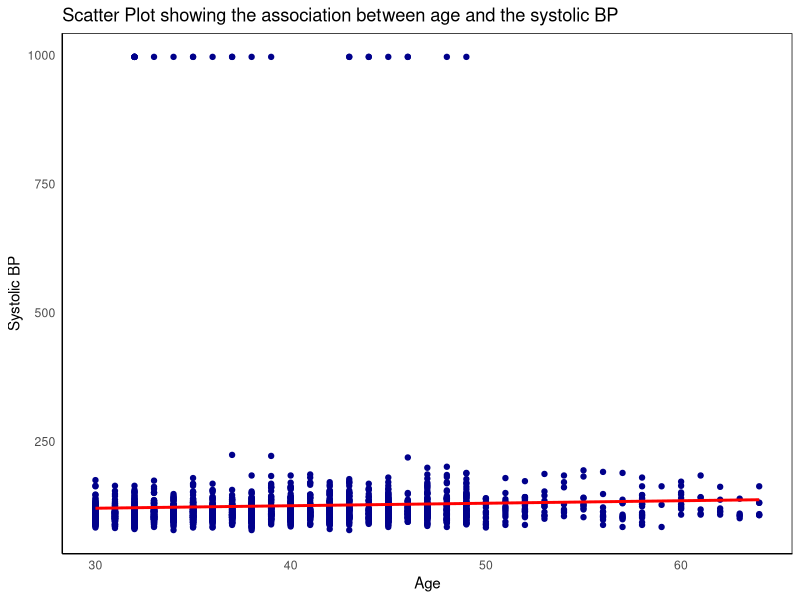
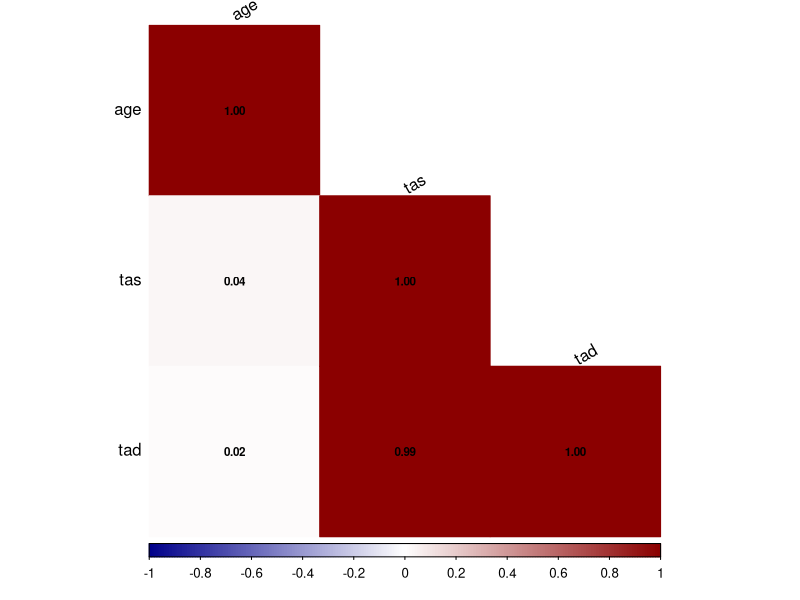
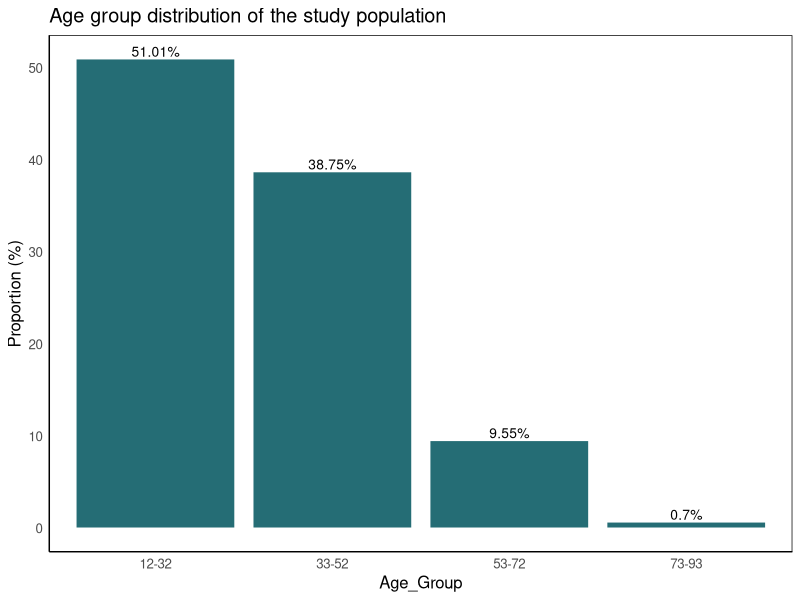
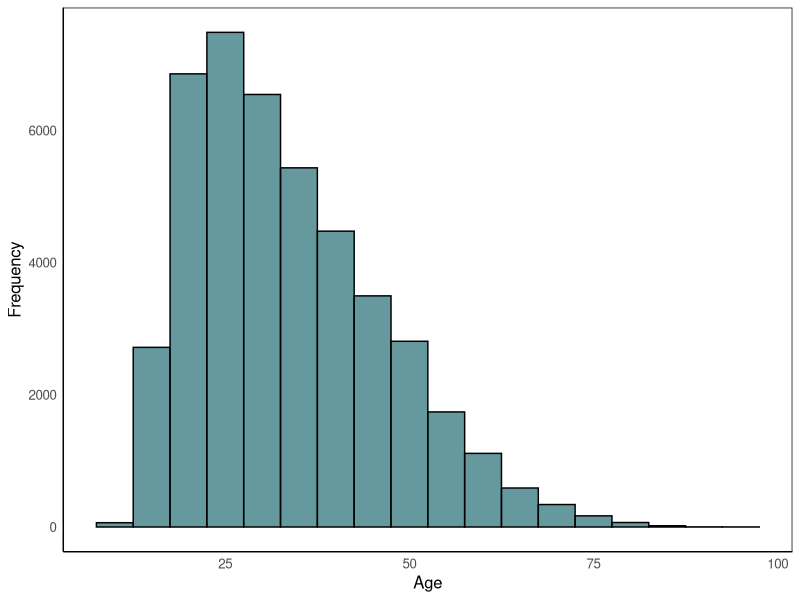
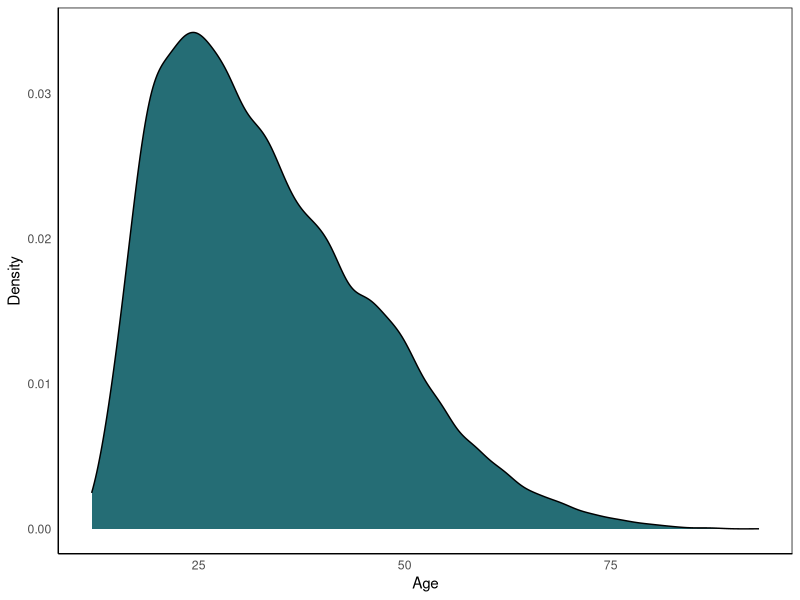
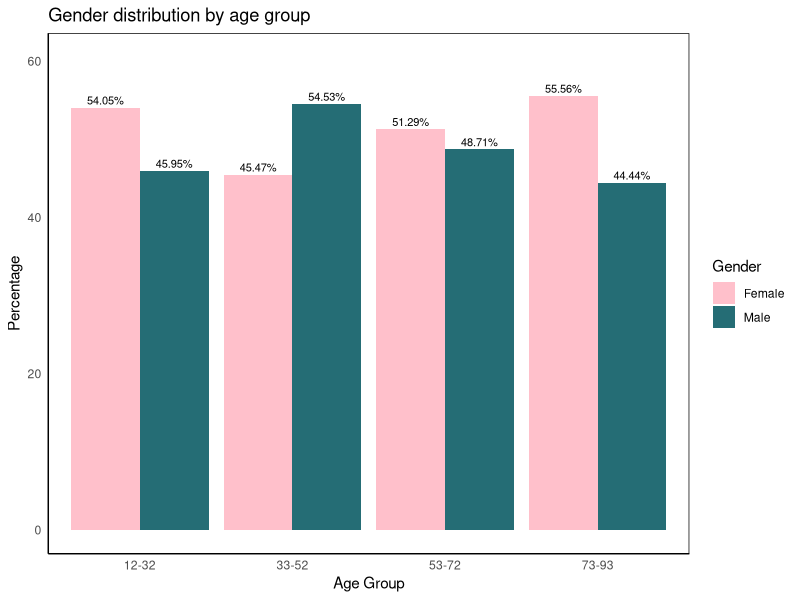
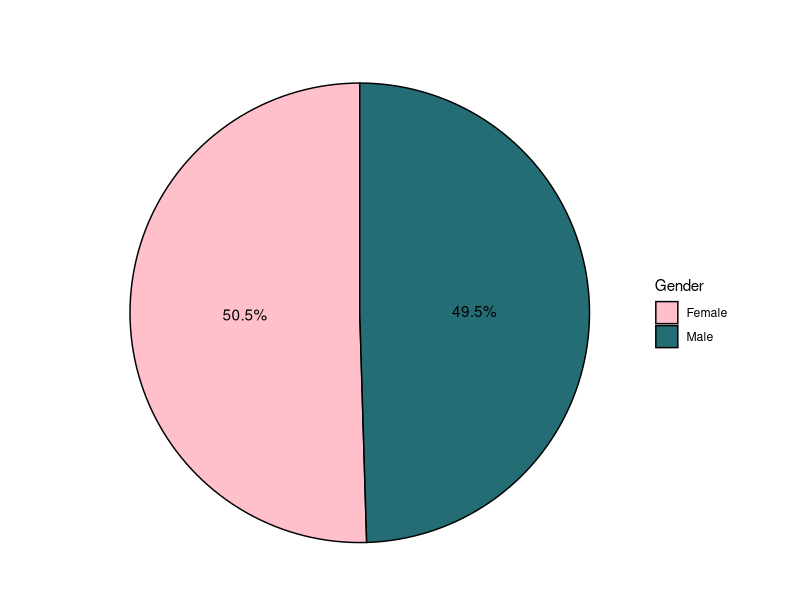
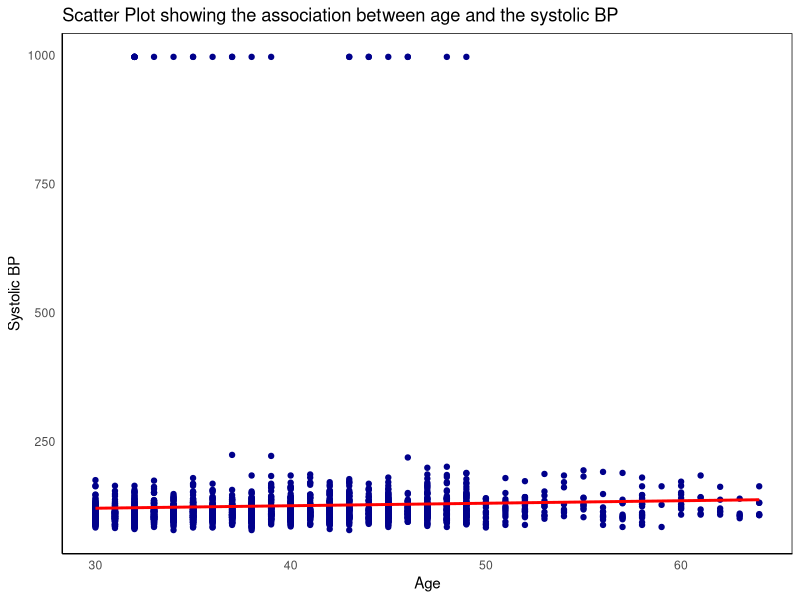

These figures' R source, in order:

# Installing packages

install.packages("readr")
install.packages("dplyr")
install.packages("flextable")
install.packages("ggplot2")
install.packages("corrplot")

# Loading packages

library(readr)
library(dplyr)
library(flextable)
library(ggplot2)
library(corrplot)

# Loading dataset

data <- read.csv("dataset_plos.csv")

View(data)

str(data)

summary(data$sex) #it does not make sense because sex is a categorical variables

# Data transformaation

data_transf <- data %>%
    mutate(gender = ifelse(sex == 1, "Male", "Female"))

# Gender table

gender_count <- round(prop.table(table(data_transf$gender))* 100, 2)
gender_count

# check if gender_count is a data frame
is.data.frame(gender_count)   

# transform data frame as a data frame
gender_count <- as.data.frame(gender_count) 

# Display gender table using flextable

gender_table <- gender_count %>% 
    flextable() %>% 
    theme_vanilla() %>% # change the visualisation using vanilla theme
    set_header_labels(Var1 = "Gender", Freq = "Percentage") %>% # change column header name
    set_caption(caption = "Table 1: Gender distribution of Nairobi population in 2008") %>% # add title to the table
    save_as_image("gender_table.png") # save (export) table as a image

gender_table

# Number and the percentage of participants we have by sex and treatment

data_transf <- data %>%
    mutate(gender = ifelse(sex == 1, "Male", "Female"), 
           
           hiv_treatment = ifelse(treatment == 1, "On ART",
                                  ifelse(treatment == 2, "Not on ART",
                                         ifelse(treatment == 3, "Treatment unknown",
                                                ifelse(treatment == 4, "Not on ART - defaulted", NA))))
    )

table(data$treatment)

table(data_transf$hiv_treatment)

dfgender_trt <- data_transf %>% # creating database for gender and hiv treatment
    select(gender,
           hiv_treatment) %>% # renaming column name
    rename(Gender = `gender`,
           HIV_Treatment = `hiv_treatment`)

dfgender_trt

gender_trt <- proc_freq(dfgender_trt, "HIV_Treatment", "Gender",
                        include.row_percent = TRUE,
                        include.column_percent = TRUE,
                        include.table_percent = TRUE) %>% 
    theme_vanilla()

gender_trt

# Displaying a scatterplot between age and Systolique BP

df <- read.csv("df.csv")
View(df)

str(df)

dfage_tas <- df %>% # creating database 
    select(id,
           age,
           tas)

plotage_tas <- ggplot(dfage_tas, aes(x = age, y = tas)) +
    geom_point(color = "darkblue") + # Change the color of the points
    geom_smooth(method = "lm", se = FALSE, color = "red") + # Add a regression line
    labs(title = "Scatter Plot showing the association between age and the systolic BP", # Add a title
         x = "Age", # Label for x-axis
         y = "Systolic BP") + # Label for y-axis
    theme_minimal() +
    theme(panel.background = element_rect(fill = 'white'),
          panel.grid = element_blank(),
          axis.line = element_line(color = 'black'))

plotage_tas

# Save the plot

ggsave("plotage_tas.png", width = 8, height = 6)

# To know all the colors available in R

colors()

# Heapmap displaying the correlation between variable 

# Numerical values
# Remove the 'id' column

df_numeric <- df[, sapply(df, is.numeric)]

# Calculate the correlation matrix
cor_matrix <- cor(df_numeric, use = "complete.obs")
cor_matrix

# Create the heatmap
corrplot(cor_matrix, method = "color", type = "lower", 
         tl.col = "black", tl.srt = 30, 
         addCoef.col = "black", number.cex = 0.7, 
         col = colorRampPalette(c("darkblue", "white", "darkred"))(200))

# Gender distribution by age group

## Let us create the variable age_group

summary(data$age)

custom_bins <- c(12, 32, 52, 72, 93)

custom_labels <- c("12-32", "33-52", "53-72", "73-93") ### Custom intervals for the age

data_transf <- data %>%
    mutate(gender = ifelse(sex == 1, "Male", "Female"), 
           
           hiv_treatment = ifelse(treatment == 1, "On ART",
                                  ifelse(treatment == 2, "Not on ART",
                                         ifelse(treatment == 3, "Treatment unknown",
                                                ifelse(treatment == 4, "Not on ART - defaulted", NA)))),
           
           age_group = cut(age, breaks = custom_bins, labels = custom_labels, right = FALSE)
    )

## Let us create the dataset for that

data_genderage <- data_transf %>% 
    select(
        gender,
        age,
        age_group
    ) %>% 
    rename(Gender = `gender`,
           Age_Group = `age_group`)

gender_agegroup <- proc_freq(data_genderage, "Age_Group", "Gender",
                        include.row_percent = TRUE,
                        include.column_percent = TRUE,
                        include.table_percent = TRUE) %>% 
    theme_vanilla()

gender_agegroup

summary(data_genderage$age)

table(data_genderage$Age_Group, useNA = "ifany")

# Proportions for each age_group

age_group_summary <- data_genderage %>%
    filter(!is.na(Age_Group)) %>%
    count(Age_Group) %>%
    mutate(prop = round(n / sum(n) * 100, 2))

age_group_summary

# Display plot the barplot for age_group

ggplot(age_group_summary, aes(x = Age_Group, y = prop)) +
    geom_bar(stat = "identity", fill = "#256D75", color = "white") +
    geom_text(aes(label = paste0(round(prop, 2), "%")), vjust = -0.2, size = 3.5) +
    labs(title = "Age group distribution of the study population", x = "Age_Group", y = "Proportion (%)") +
    theme_minimal() +
    theme(panel.background = element_rect(fill = 'white'),
          panel.grid = element_blank(),
          axis.line = element_line(color = 'black'),
          text = element_text(size = 12))

ggsave("age_group.png", width = 8, height = 6)

# Display an histogram for age

hist_age <- ggplot(data, aes(x = age)) + 
    geom_histogram(binwidth = 5, fill = "#256D75", color = "black", alpha = 0.7) +
    labs(x = "Age", y = "Frequency") +
    theme_minimal() +
    theme(panel.background = element_rect(fill = 'white'),
          panel.grid = element_blank(),
          axis.line = element_line(color = 'black'),
          text = element_text(size = 12))

hist_age

# An alternative to visualise age using a density plot

density_age <- ggplot(data, aes(x = age)) + 
    geom_density(fill = "#256D75") +
    labs(x = "Age", y = "Density") +
    theme_minimal() +
    theme(panel.background = element_rect(fill = 'white'),
          panel.grid = element_blank(),
          axis.line = element_line(color = 'black'))

density_age

# Age_Group and gender
# Calculate summary statistics

agender_summary <- data_genderage %>%
    filter(!is.na(Age_Group)) %>%
    filter(!is.na(Gender)) %>%
    group_by(Age_Group, Gender) %>%
    summarise(count = n()) %>%
    ungroup() %>%
    group_by(Age_Group) %>%
    mutate(percentage = count / sum(count) * 100) %>%
    ungroup()

## Bar plot of the age distribution based on gender

ggplot(agender_summary, aes(x = Age_Group, y = percentage, fill = Gender)) +
    geom_bar(stat = "identity", position = "dodge") +
    geom_text(aes(label = paste0(round(percentage, 2), "%")), 
              position = position_dodge(width = 0.9), vjust = -0.4, size = 2.8) +
    labs(title = "Gender distribution by age group", x = "Age Group", y = "Percentage") +
    scale_fill_manual(values = c('pink', "#256D75")) +
    theme_minimal() +
    theme(panel.background = element_rect(fill = 'white'),
          panel.grid = element_blank(),
          axis.line = element_line(color = 'black')) +
    scale_y_continuous(limits = c(0, max(agender_summary$percentage) + 5))

ggsave("age_gender.png", width = 8, height = 6)

# Gender distribution using pie chart

data_genderage %>% 
    filter(!is.na(Gender)) %>%
    count(Gender) %>%
    mutate(prop = n / sum(n) * 100) %>%
    ggplot(aes(x = "", y = prop, fill = Gender)) +
    geom_bar(stat = "identity", width = 1, color = "black") +
    geom_text(aes(label = paste0(round(prop, 1), "%")), position = position_stack(vjust = 0.5)) +
    coord_polar("y") +
    scale_fill_manual(values = c("pink", "#256D75")) +
    labs(title = "", fill = "Gender") + 
    theme_void() +
    theme(legend.position = "right")

ggsave("sex_pie.png", width = 6, height = 6, dpi = 300)
